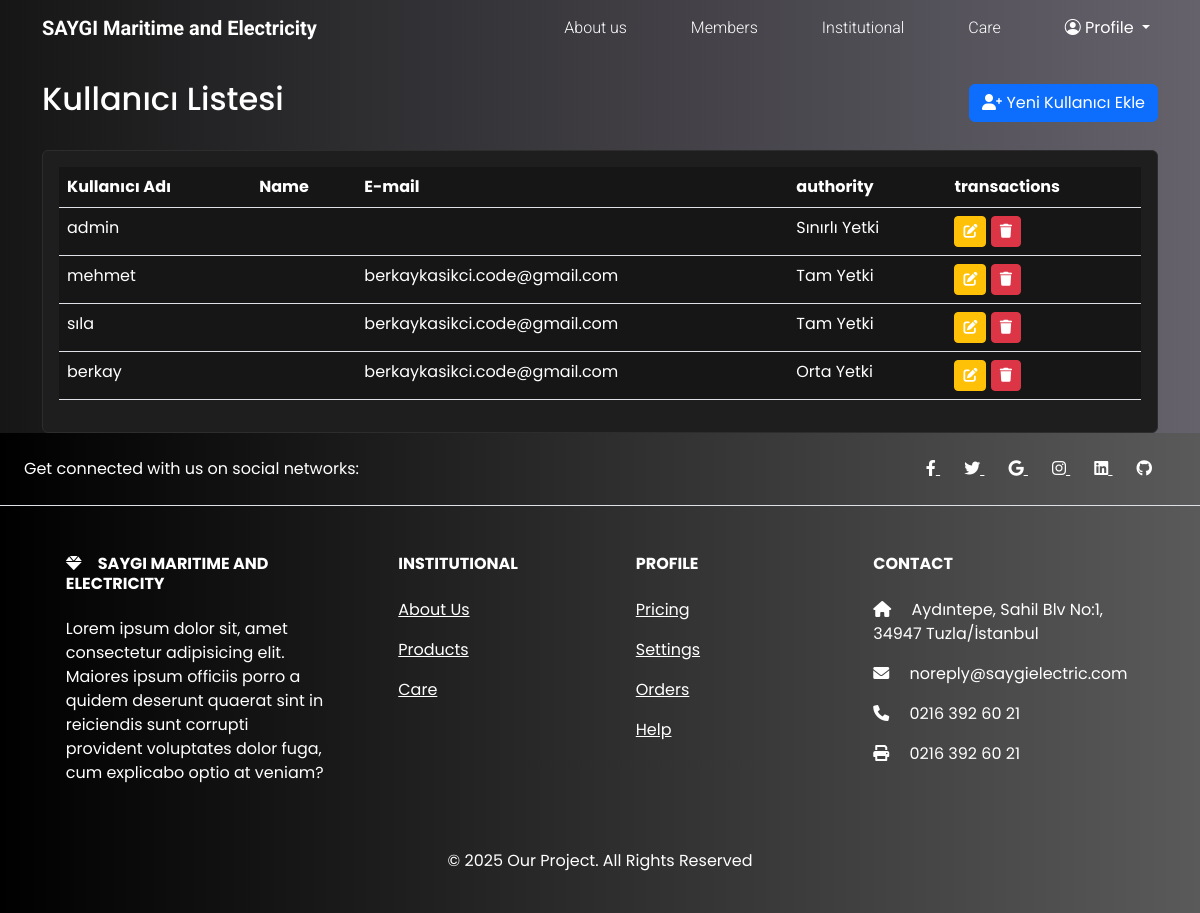
The page /users/ (signed in) on the database as committed earlier.
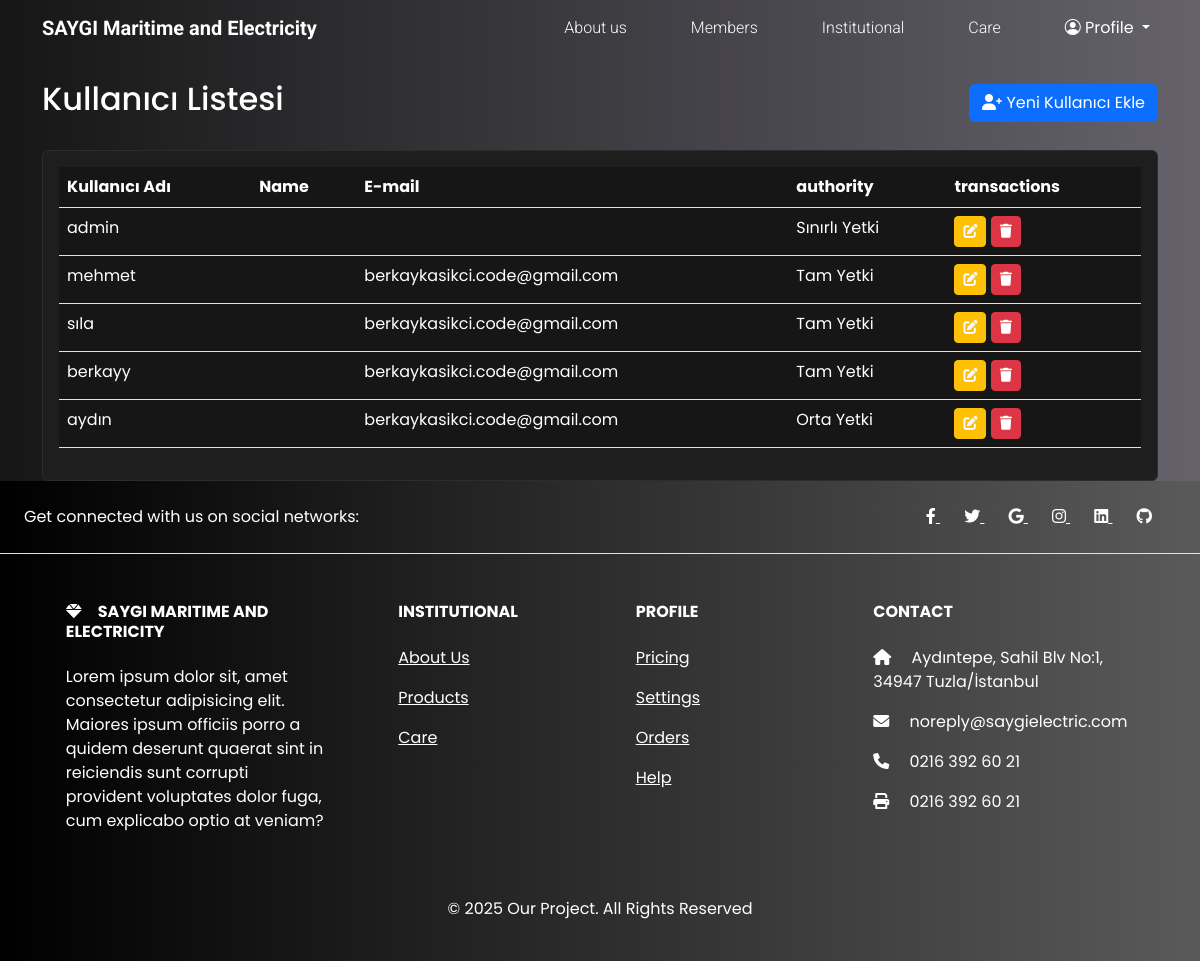
The same page on the database as committed later.
### jobs/models.py (models this page shows, shortened)
class CustomUser(AbstractUser):
    YETKI_CHOICES = [
        ("yetki1", "Tam Yetki"),
        ("yetki2", "Yüksek Yetki"),
        ("yetki3", "Orta Yetki"),
        ("yetki4", "Düşük Yetki"),
        ("yetki5", "Sınırlı Yetki"),
    ]
    phone_number = models.CharField(
        _("Telefon Numarası"), max_length=15, blank=True, null=True
    )
    department = models.ForeignKey(
        "Department",
        on_delete=models.SET_NULL,
        null=True,
        blank=True,
        verbose_name=_("Departman"),
    )
    yetki = models.CharField(
        _("Yetki Seviyesi"), max_length=10, choices=YETKI_CHOICES, default="yetki5"
    )

### jobs/views.py (the view)
# urls.py: path("users/", user_list, name="user_list"),
@user_passes_test(is_superuser)
def user_list(request):
    users = CustomUser.objects.all()
    return render(request, "users/list.html", {"users": users})

### jobs/views.py (called while the page is built)
def is_superuser(user):
    return user.is_superuser

### jobs/templates/users/list.html (shortened to what this page needs)
{% extends "base.html" %}
{% load i18n %}
{% load static %}
{% block content %}
    <div class="container mt-4">
        <div class="d-flex justify-content-between align-items-center mb-4">
            <h2>{% trans "Kullanıcı Listesi" %}</h2>
            <a href="{% url 'signup' %}" class="btn btn-primary">
                <i class="fas fa-user-plus"></i> {% trans "Yeni Kullanıcı Ekle" %}
            </a>
        </div>
        <div class="card">
            <div class="card-body">
                <div class="table-responsive">
                    <table class="table table-hover">
                        <thead>
                            <tr>
                                <th>{% trans "Kullanıcı Adı" %}</th>
                                <th>{% trans "Name" %}</th>
                                <th>{% trans "E-mail" %}</th>
                                <th>{% trans "authority" %}</th>
                                <th>{% trans "transactions" %}</th>
                            </tr>
                        </thead>
                        <tbody>
                            {% for user in users %}
                                <tr>
                                    <td>{{ user.username }}</td>
                                    <td>{{ user.get_full_name }}</td>
                                    <td>{{ user.email }}</td>
                                    <td>{{ user.get_yetki_display }}</td>
                                    <td>
                                        <a href="{% url 'user_edit' user.id %}" class="btn btn-sm btn-warning">
                                            <i class="fas fa-edit"></i>
                                        </a>
                                        <a href="{% url 'user_delete' user.id %}"
                                           class="btn btn-sm btn-danger"
                                           onclick="return confirm('{% blocktrans %} Are you sure you want to delete this user?{% endblocktrans %}')">
                                            <i class="fas fa-trash"></i>
                                        </a>
                                    </td>
                                </tr>
                            {% empty %}
                                <tr>
                                    <td colspan="6" class="text-center">{% trans "Henüz kullanıcı bulunmamaktadır." %}</td>
                                </tr>
                            {% endfor %}
                        </tbody>
                    </table>
                </div>
            </div>
        </div>
    </div>
{% endblock content %}

Rows that differ between the two databases and show on the page:
changed CustomUser: username "berkay" → "berkayy"; yetki "Orta Yetki" → "Tam Yetki"
added CustomUser: username "aydın", email "berkaykasikci.code@gmail.com", yetki "Orta Yetki"
